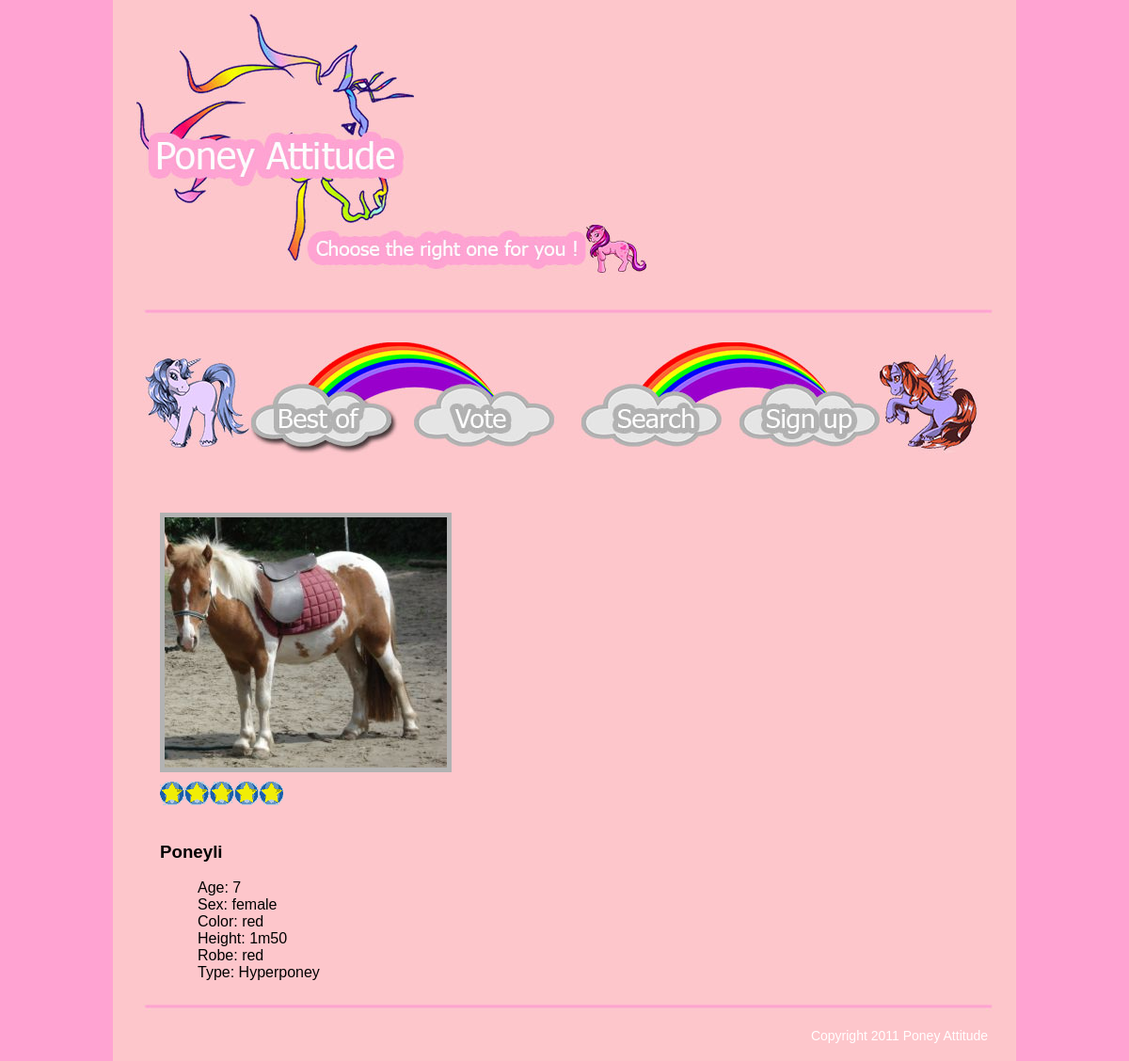
/poneys.php?id=5, run on the app's committed database.
### tables this page shows
CREATE TABLE IF NOT EXISTS `poney` (
  `id` int(11) NOT NULL AUTO_INCREMENT,
  `nom` varchar(100) NOT NULL,
  `age` varchar(100) NOT NULL,
  `sex` varchar(100) NOT NULL,
  `color` varchar(100) NOT NULL,
  `height` varchar(100) NOT NULL,
  `robe` varchar(100) NOT NULL,
  `type` varchar(100) NOT NULL,
  `image` varchar(100) NOT NULL,
  `rate` int(1) NOT NULL,
  PRIMARY KEY (`id`)
);

### poneys.php (the view, shortened to what this page needs)
<?php
$sql = 'SELECT * FROM poney WHERE id='.$_GET['id'];
$result = mysql_query($sql);
while($row = mysql_fetch_array($result, MYSQL_ASSOC)){
 include "templates/html-opening.php";
				$rate = $row["rate"];
				echo '<img src="images/'.$row["image"].'" alt="poney" class="imgprofile" /><br />';
				if($rate == 1){
				echo '<img src="images/1star.gif" alt="stars" class="starsprofile" />';
				}
				elseif($rate == 2) {
				echo '<img src="images/2stars.gif" alt="stars" class="starsprofile" />';
				}
				elseif($rate == 3) {
				echo '<img src="images/3stars.gif" alt="stars" class="starsprofile" />';
				}
				elseif($rate == 4) {
				echo '<img src="images/4stars.gif" alt="stars" class="starsprofile" />';
				}
				elseif($rate == 5) {
				echo '<img src="images/5stars.gif" alt="stars" class="starsprofile" />';
				}
				echo '<div id="details">';
				echo '<h3>'.$row["nom"].'</h3>';
				echo '<ul>';
				echo '<li>Age: '.$row["age"].'</li>';
				echo '<li>Sex: '.$row["sex"].'</li>';
				echo '<li>Color: '.$row["color"].'</li>';
				echo '<li>Height: '.$row["height"].'</li>';
				echo '<li>Robe: '.$row["robe"].'</li>';
				echo '<li>Type: '.$row["type"].'</li>';
				echo '</ul>';
				}
			?>
				</div>
<?php include "templates/html-closing.php"; ?>

### templates/html-opening.php (shortened to what this page needs)
<!DOCTYPE html PUBLIC "-//W3C//DTD XHTML 1.0 Transitional//EN""http://www.w3.org/TR/xhtml1/DTD/xhtml1-transitional.dtd">
<html xmlns="http://www.w3.org/1999/xhtml" xml:lang="fr">
	<head>
		<link rel="stylesheet" type="text/css" href="templates/style.css" media="screen" />
	</head>
<body>
	<div id="page">
		<div id="header">
		</div>
		<div id="bar">
		</div>
		<div id="menu">
		</div>
		<div id="main">

### templates/style.css (style rules this page uses)
.imgprofile { border: 5px solid #b2b2b2; margin-bottom:10px; margin-left:50px; margin-top:50px; }
.starsprofile { margin-left:50px; }
#page { width:960px; height:auto; margin:auto; background-color:#fdc6cb; }
#header { width:960px; height:300px; background:url("../images/logo.jpg") no-repeat; padding-bottom:20px; }
#bar { width:960px; height:20px; background:url("../images/bar.jpg") no-repeat; float:left; }
#menu { width:960px; height:155px; margin-top:20px; background:url("../images/menu.jpg") no-repeat; }
#main { float:left; width:960px; background-color:#fdc6cb; }
#details { padding-top:20px; width:200px; margin-left:50px; }
li { list-style:none; }

### data on the page
poney: image (picture), rate 5 (drawn), nom "Poneyli", age "7", sex "female", color "red", height "1m50", robe "red", type "Hyperponey"
